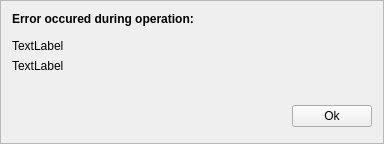
<?xml version="1.0" encoding="UTF-8"?>
<ui version="4.0">
 <class>Frame</class>
 <widget class="QFrame" name="Frame">
  <property name="geometry">
   <rect>
    <x>0</x>
    <y>0</y>
    <width>375</width>
    <height>144</height>
   </rect>
  </property>
  <property name="windowTitle">
   <string>Frame</string>
  </property>
  <property name="frameShape">
   <enum>QFrame::StyledPanel</enum>
  </property>
  <property name="frameShadow">
   <enum>QFrame::Raised</enum>
  </property>
  <layout class="QVBoxLayout" name="verticalLayout">
   <item>
    <widget class="QLabel" name="label">
     <property name="font">
      <font>
       <weight>75</weight>
       <bold>true</bold>
      </font>
     </property>
     <property name="text">
      <string>Error occured during operation:</string>
     </property>
    </widget>
   </item>
   <item>
    <spacer name="verticalSpacer">
     <property name="orientation">
      <enum>Qt::Vertical</enum>
     </property>
     <property name="sizeType">
      <enum>QSizePolicy::Fixed</enum>
     </property>
     <property name="sizeHint" stdset="0">
      <size>
       <width>356</width>
       <height>7</height>
      </size>
     </property>
    </spacer>
   </item>
   <item>
    <widget class="QLabel" name="errorLabel">
     <property name="text">
      <string>TextLabel</string>
     </property>
     <property name="wordWrap">
      <bool>true</bool>
     </property>
    </widget>
   </item>
   <item>
    <widget class="QLabel" name="msgLabel">
     <property name="text">
      <string>TextLabel</string>
     </property>
     <property name="wordWrap">
      <bool>true</bool>
     </property>
    </widget>
   </item>
   <item>
    <spacer name="verticalSpacer_2">
     <property name="orientation">
      <enum>Qt::Vertical</enum>
     </property>
     <property name="sizeHint" stdset="0">
      <size>
       <width>360</width>
       <height>0</height>
      </size>
     </property>
    </spacer>
   </item>
   <item>
    <layout class="QHBoxLayout" name="horizontalLayout">
     <item>
      <spacer name="horizontalSpacer">
       <property name="orientation">
        <enum>Qt::Horizontal</enum>
       </property>
       <property name="sizeHint" stdset="0">
        <size>
         <width>268</width>
         <height>31</height>
        </size>
       </property>
      </spacer>
     </item>
     <item>
      <widget class="QPushButton" name="okButton">
       <property name="text">
        <string>Ok</string>
       </property>
      </widget>
     </item>
    </layout>
   </item>
  </layout>
 </widget>
 <resources/>
 <connections/>
</ui>
